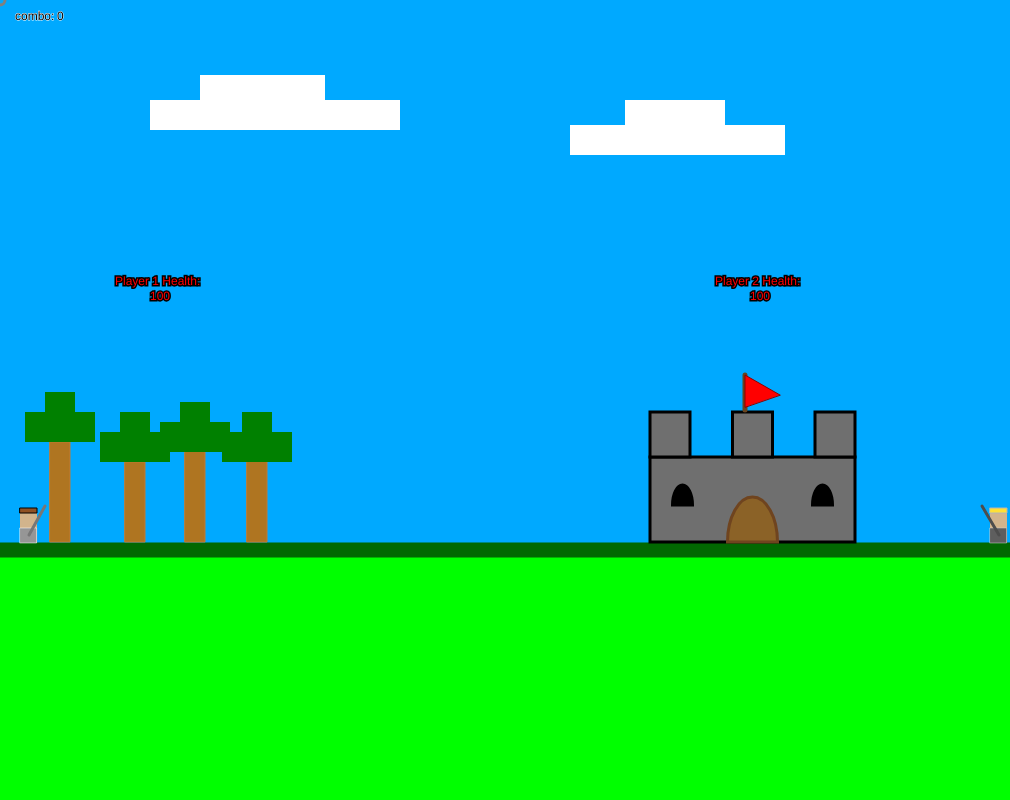
Frame 1 (no input)
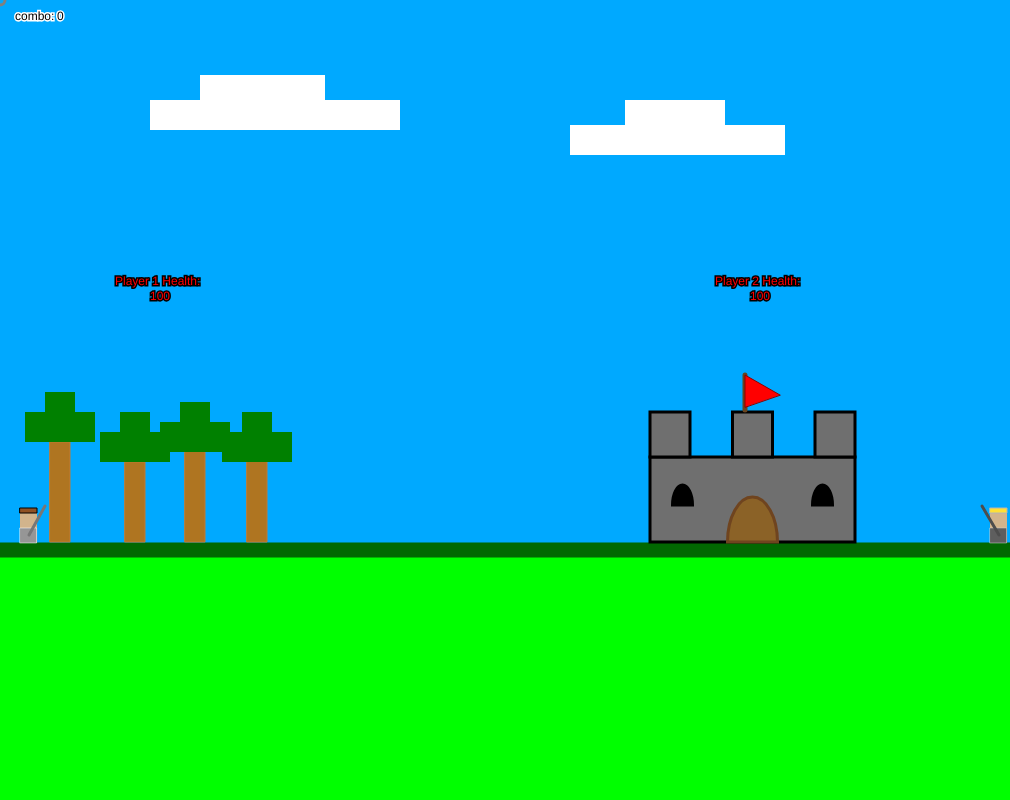
Frame 60 (no input)
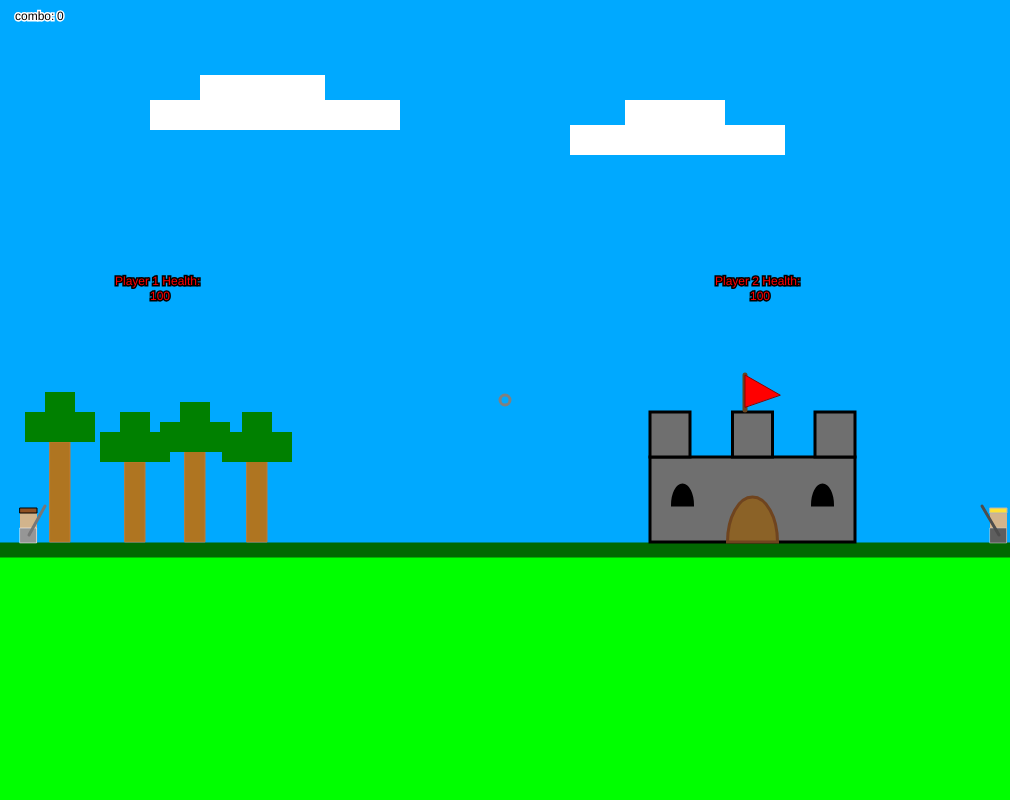
Frame 120 (the mouse pressed at the canvas centre since frame 60)

The p5.js sketch that drew these frames (run headless with seeded random() and noise() and a simulated clock; from frame 60 on, the mouse is pressed at the canvas centre):

// p5.js sketch
// ── sketch.js
//player1 positioning
var player1_x=20
var player1_y=508
//player1 jumping/moving variables
var player1_dy=0
var player1_dx=0
//player2 positioning
var player2_x=990
var player2_y=508
//player2 jumping/moving variables
var player2_dx=0
var player2_dy=0
//attack variables
var attack1=0
var attack2=0
//players health
var player1_Health=100
var player2_Health=100
//cheat code combo variable
var combo=0

function setup() {
  createCanvas(1010, 800)
  noCursor()
}

function draw() {
  //sky
  background("rgb(0,169,255)")
  //combo traker
  stroke('white')
  fill("black")
  text(combo,57,20)
  text('combo:',15,19.5)
  //ground
  stroke("rgb(1,104,1)")
  fill("rgb(0,255,0)")
  strokeWeight(15)
  rect(-10,550,1030)
  //tree trunks
  fill("rgb(175,117,33)")
  stroke("rgb(192,123,51)")
  strokeWeight(1)
  rect(50,442,20,100)
  rect(125,462,20,80)
  rect(185,427,20,115)
  rect(247,452,20,90)
  //tree leaves
  fill("green")
  strokeWeight(0)
  rect(25,412,70,30)
  rect(45,392,30)
  rect(100,432,70,30)
  rect(120,412,30)
  rect(160,422,70,30)
  rect(180,402,30)
  rect(222,432,70,30)
  rect(242,412,30)
  //clouds
  fill("white")
  rect(150,100,250,30)
  rect(200,75,125,30)
  rect(570,125,215,30)
  rect(625,100,100,30)
  //castle
  fill("rgb(111,111,111)")
  stroke("black")
  strokeWeight(3)
  rect(650,457,205,85)
  rect(650,412,40,45)
  rect(732.5,412,40,45)
  rect(815,412,40,45)
  //castle windows
  fill("black")
  arc(682.5, 505, 20, 40, PI, 0, CHORD)
  arc(822.5, 505, 20, 40, PI, 0, CHORD)
  //castle doors
  fill("rgb(139,98,39)")
  stroke("rgb(111,68,31)")
  arc(752.5, 542, 50, 90, PI, 0, CHORD)
  //flag pole
  stroke("rgb(104,68,30)")
  strokeWeight(5)
  line(745,410,745,375)
  //flag
  strokeWeight(1)
  stroke("rgb(139,0,0)")
  fill("red")
  triangle(745,407,745,375,780,395)
  //player1 body
  fill("tan")
  noStroke()
  rect(player1_x,player1_y,17,35)
  //player1 hair
  strokeWeight(1)
  fill("rgb(143,82,37)")
  stroke("black")
  rect(player1_x,player1_y,17,5)
  //player1 armor
  fill("rgb(150,150,150)")
  stroke("rgb(255,255,255)")
  strokeWeight(0.5)
  rect(player1_x,player1_y+20,16.6,15)
  //player1 jumping mechanics
  player1_y=player1_y+player1_dy
  player1_dy=player1_dy+0.1
  if(player1_y>508){player1_y=508}
  if(player1_y<464){player1_y=464}
  player1_x=player1_x+player1_dx
  //player1 sword
  strokeWeight(3)
  stroke("rgb(119,119,119)")
  if(attack1==0) {
    line(player1_x+9,player1_y+27,player1_x+25,player1_y-2)
  } 
  if(attack1==1){
    line(player1_x+9,player1_y+27,player1_x+40,player1_y+22)
  }
  //the omega sword
  if(combo==5 && attack1<2){
    attack1=2
    combo=100
    player1_Health=player1_Health+200
     }
  if(attack1==2){
    stroke("black")
    line(player1_x+9,player1_y+27,player1_x+14,player1_y+23)
    line(player1_x+11,player1_y+19,player1_x+17,player1_y+27)
    stroke("yellow")
    strokeWeight(4)
    line(player1_x+16,player1_y+21,player1_x+40,player1_y)
     }
  if(attack1==3){
    strokeWeight(3)
    stroke("black")
    line(player1_x+9,player1_y+27,player1_x+14,player1_y+27)
    line(player1_x+16,player1_y+32,player1_x+16,player1_y+22)
    strokeWeight(4)
    stroke("yellow")
    line(player1_x+19,player1_y+27,player1_x+50,player1_y+27)
  }
  //fixes glitches with swords
  if(combo==100 && attack1<2){
    attack1=2
  }
  if(combo==100 && attack1>3){
     attack1=2
     }
  if(combo<4 && attack1>1){
    attack1=0
  }
  if(combo<4 && attack1<0){
    attack1=0
  }
  //player1 sword damage
  //if(attack1==1 && player1_x+40>player){
  // player2_Health=player2_Health-5
// }
  //player2 sword damage
  //if(attack2==1 && player2_x-25){
  //player1_Health=player1_Health-5
//}
  //omega sword damage
  //if(attack1==3 && player1_x+25){
  //player2_Health=player2_Health-25
//}
  //players health
  stroke("black")
  fill("red")
  text(player1_Health,150,300)
  text('Player 1 Health:',115,285)
  text(player2_Health,750,300)
  text('Player 2 Health:',715,285)
  
  
  //player2 body
  fill("tan")
  noStroke()
  rect(player2_x,player2_y,17,35)
  //player2 hair
  strokeWeight(1)
  fill("rgb(255,224,53)")
  stroke("rgb(180,180,180)")
  rect(player2_x,player2_y,17,5)
  //player2 armor
  fill("rgb(94,94,94)")
  stroke("rgb(206,206,206)")
  strokeWeight(0.5)
  rect(player2_x,player2_y+20,16.6,15)
  //player1 jumping mechanics
  player2_y=player2_y+player2_dy
  player2_dy=player2_dy+0.1
  if(player2_y>508){player2_y=508}
  if(player2_y<464){player2_y=464}
  player2_x=player2_x+player2_dx
  //player2 sword
  strokeWeight(3)
  stroke("rgb(77,77,77)")
  if(attack2==0) {
    line(player2_x+9,player2_y+27,player2_x-8,player2_y-2)
  } 
  if(attack2==1){
    line(player2_x+9,player2_y+27,player2_x-23,player2_y+22)
  }
  //mouse
  noFill()
  strokeWeight(3)
  stroke("grey")
  ellipse(mouseX,mouseY,10,10)
  
}
function keyPressed(){
  //player1 movement
  if(key=='d'){player1_dx=2}
  if(key=='a'){player1_dx=-2}
  if(key=='w'){player1_dy=-3}
  if(key=='c'){attack1=attack1+1}
  //player2 movement
  if(key=='k'){player2_dx=2}
  if(key=='h'){player2_dx=-2}
  if(key=='u'){player2_dy=-3}
  if(key==','){attack2=1}
  //fullscreen
  if(key=='q'){let fs=fullscreen();fullscreen(!fs)}
  //cheat code:omega
  if(key=='o'&& combo===0){combo=1}
  if(key=='m'&& combo===1){combo=2}
  if(key=='e'&& combo===2){combo=3}
  if(key=='g'&& combo===3){combo=4}
  if(key=='a'&& combo===4){combo=5}
}
function keyReleased(){
  //also player1 movement
  if(key=='d'){player1_dx=0}
  if(key=='a'){player1_dx=0}
  if(key=='c'){attack1=attack1-1}
  //also player2 movement
  if(key=='k'){player2_dx=0}
  if(key=='h'){player2_dx=0}
  if(key==','){attack2=0}
}
